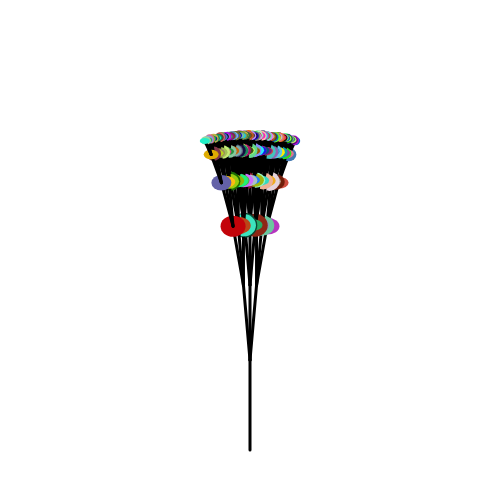
Frame 1 (no input)
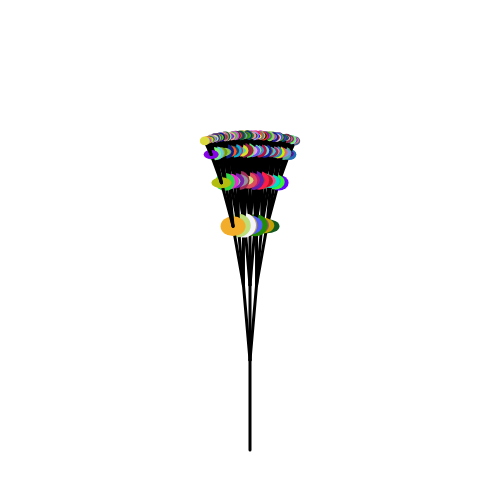
Frame 60 (no input)
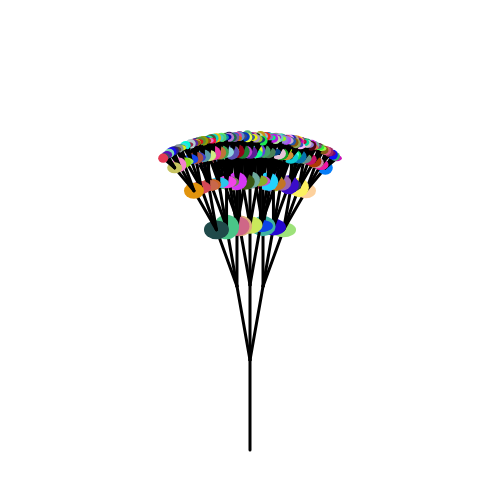
Frame 120 (the mouse pressed at the canvas centre since frame 60)

The p5.js sketch that drew these frames (run headless with seeded random() and noise() and a simulated clock; from frame 60 on, the mouse is pressed at the canvas centre):

// p5.js sketch
// ── sketch.js
// Project Title
// Your Name
// Date
//
// Extra for Experts:
// - describe what you did to take this project "above and beyond"

// Project Title: Dynamic Tree Branching
// Your Name
// Date

let scale = 15;

function setup() {
  createCanvas(500, 500);
  background(255);
}

function draw() {
  background(255); // Clear canvas every frame
  drawTree(width / 2, height * 0.9, 90, 6); // Draw tree at the center bottom of the canvas
}

function drawLine(x1, y1, x2, y2, depth) {
  stroke(0);
  strokeWeight(3);
  line(x1, y1, x2, y2);
}

function drawTree(x1, y1, angle, depth) {
  if (depth > 0) {
    // Adjust the angle range based on mouseX position
    let spread = map(mouseX, 0, width, 5, 15); // Map mouseX to angle spread between 5 and 45 degrees
    let x2 = x1 + cos(radians(angle)) * depth * scale;  // Calculate endpoint of the current branch
    let y2 = y1 - sin(radians(angle)) * depth * scale;  // Get shorter based on depth

    drawLine(x1, y1, x2, y2, depth);
    
    // Draw a small circle at the end of the branch with a random color
    if (depth < 5) {
      noStroke();
      let leafSize = map(depth, 1, 5, 10, 30);  // Leaf size smaller at deeper levels
      let circleColor = color(random(255), random(255), random(255));
      fill(circleColor);
      ellipse(x2, y2, leafSize, random(leafSize * 0.5, leafSize));  // Randomize leaf shape
    }

    // Recursively draw the three branches with increasing angles based on the mouse position
    let newDepth = depth - 1;
    drawTree(x2, y2, angle - spread, newDepth);  // Left branch
    drawTree(x2, y2, angle, newDepth);           // Center branch
    drawTree(x2, y2, angle + spread, newDepth);  // Right branch
  }
}
